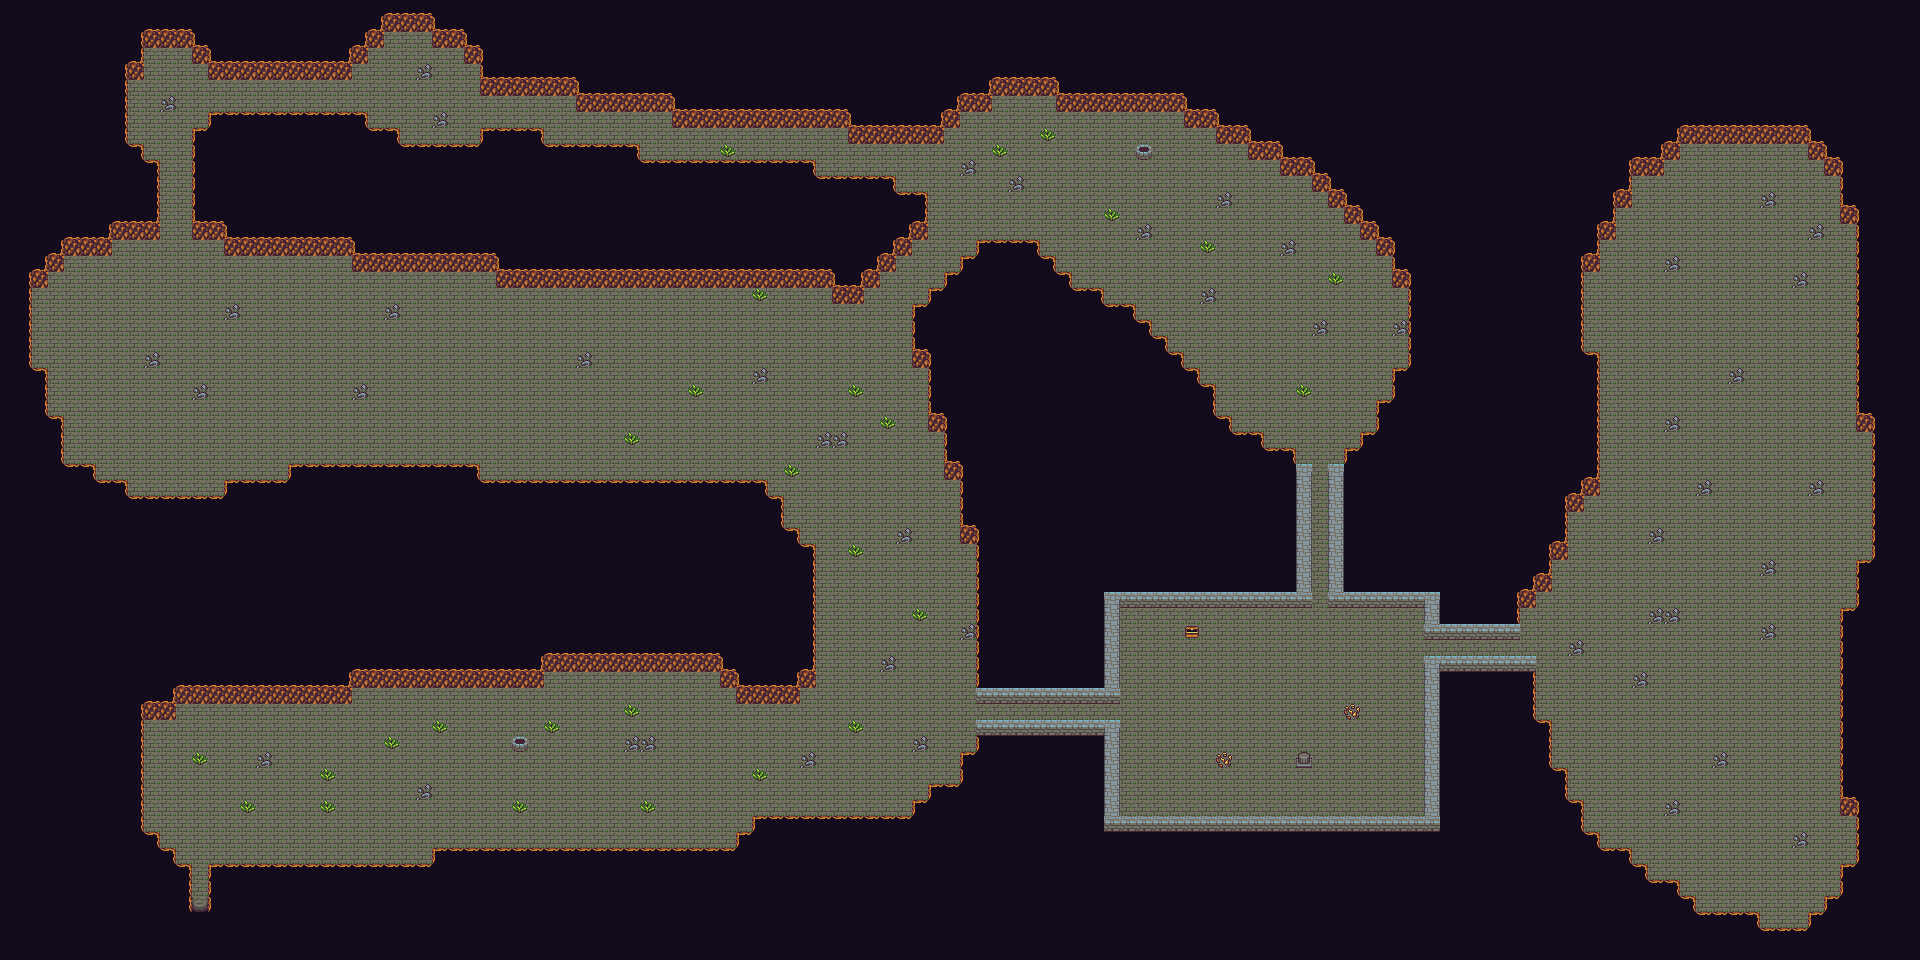

A 2D game scene composited from a Tiled map and its tileset images. What follows is a short description and the map's XML, with each tile layer's data collapsed to a summary:
An orthogonal 120x60 tile map with 16x16 px tiles, 3 tile layers (Ground, Roads, Decorations), 2 tilesets and 134 objects.

<map version="1.0" orientation="orthogonal" renderorder="right-down" width="120" height="60" tilewidth="16" tileheight="16" nextobjectid="291">
 <properties>
  <property name="music" value="dungeon.ogg" />
 </properties>
 <tileset firstgid="1" source="../tilesets/basictiles.tsx" />
 <tileset firstgid="121" source="../tilesets/objects.tsx" />
 <layer name="Ground" width="120" height="60">
  <data>[7200 cells, 7200 non-empty, 2 distinct tile ids]</data>
 </layer>
 <layer name="Roads" width="120" height="60">
  <data>[7200 cells, 0 non-empty, 0 distinct tile ids]</data>
 </layer>
 <layer name="Decorations" width="120" height="60">
  <data>[7200 cells, 936 non-empty, 20 distinct tile ids]</data>
 </layer>
 <objectgroup color="#ffff00" name="forest">
  <object id="283" x="0" y="512" width="576" height="448">
   <properties>
    <property name="level" value="5" />
   </properties>
  </object>
  <object id="285" x="576" y="0" width="400" height="960">
   <properties>
    <property name="level" value="7" />
   </properties>
  </object>
  <object id="286" x="976" y="0" width="544" height="464">
   <properties>
    <property name="level" value="7" />
   </properties>
  </object>
 </objectgroup>
 <objectgroup color="#ff0000" name="dungeon">
  <object id="136" x="1520" y="416" width="400" height="544" />
  <object id="141" x="1520" y="0" width="400" height="416">
   <properties>
    <property name="level" value="2" />
   </properties>
  </object>
  <object id="287" x="0" y="0" width="576" height="512" />
 </objectgroup>
 <objectgroup color="#55ff00" name="safe_zone">
  <object id="135" x="976" y="464" width="544" height="496" />
 </objectgroup>
 <objectgroup color="#5555ff" name="door">
  <object id="289" x="192" y="896" width="16" height="16">
   <properties>
    <property name="dest" value="0.tmx" />
   </properties>
  </object>
 </objectgroup>
 <objectgroup color="#000000" name="solid">
  <object id="142" x="1760" y="928" width="48" height="32" />
  <object id="143" x="1808" y="912" width="112" height="48" />
  <object id="144" x="1824" y="896" width="96" height="16" />
  <object id="145" x="1840" y="864" width="80" height="32" />
  <object id="146" x="1856" y="816" width="64" height="48" />
  <object id="147" x="1840" y="608" width="80" height="208" />
  <object id="148" x="1856" y="560" width="64" height="48" />
  <object id="149" x="1872" y="432" width="48" height="128" />
  <object id="151" x="1856" y="0" width="64" height="432" />
  <object id="152" x="1840" y="0" width="16" height="224" />
  <object id="153" x="1824" y="0" width="16" height="176" />
  <object id="154" x="1808" y="0" width="16" height="160" />
  <object id="155" x="1216" y="0" width="592" height="144" />
  <object id="156" x="1248" y="144" width="432" height="16" />
  <object id="157" x="1280" y="160" width="384" height="16" />
  <object id="158" x="1312" y="176" width="320" height="16" />
  <object id="159" x="1328" y="192" width="304" height="16" />
  <object id="160" x="1344" y="208" width="272" height="16" />
  <object id="161" x="1360" y="224" width="256" height="16" />
  <object id="162" x="1376" y="240" width="224" height="16" />
  <object id="163" x="1392" y="256" width="208" height="16" />
  <object id="164" x="1392" y="272" width="192" height="16" />
  <object id="165" x="1408" y="288" width="176" height="80" />
  <object id="166" x="1584" y="352" width="16" height="144" />
  <object id="167" x="1392" y="368" width="192" height="144" />
  <object id="168" x="1376" y="400" width="16" height="112" />
  <object id="169" x="1360" y="432" width="16" height="80" />
  <object id="170" x="1344" y="448" width="16" height="64" />
  <object id="171" x="1328" y="464" width="16" height="144" />
  <object id="172" x="1344" y="512" width="224" height="48" />
  <object id="173" x="1344" y="560" width="208" height="32" />
  <object id="174" x="1344" y="592" width="192" height="16" />
  <object id="175" x="1424" y="608" width="96" height="32" />
  <object id="176" x="1424" y="656" width="112" height="64" />
  <object id="177" x="1424" y="720" width="128" height="48" />
  <object id="178" x="1424" y="768" width="144" height="32" />
  <object id="179" x="1424" y="800" width="160" height="32" />
  <object id="181" x="752" y="816" width="672" height="144" />
  <object id="182" x="976" y="720" width="144" height="96" />
  <object id="183" x="912" y="800" width="208" height="16" />
  <object id="184" x="928" y="784" width="192" height="16" />
  <object id="185" x="960" y="752" width="160" height="32" />
  <object id="187" x="976" y="608" width="144" height="96" />
  <object id="188" x="976" y="544" width="336" height="64" />
  <object id="189" x="960" y="480" width="352" height="64" />
  <object id="190" x="944" y="464" width="368" height="16" />
  <object id="191" x="944" y="448" width="352" height="16" />
  <object id="192" x="944" y="432" width="320" height="16" />
  <object id="193" x="928" y="416" width="304" height="16" />
  <object id="194" x="928" y="384" width="288" height="32" />
  <object id="195" x="928" y="368" width="272" height="16" />
  <object id="196" x="912" y="352" width="272" height="16" />
  <object id="198" x="976" y="240" width="64" height="16" />
  <object id="199" x="960" y="256" width="96" height="16" />
  <object id="200" x="944" y="272" width="128" height="16" />
  <object id="201" x="928" y="288" width="176" height="16" />
  <object id="202" x="912" y="304" width="224" height="16" />
  <object id="203" x="912" y="320" width="240" height="16" />
  <object id="204" x="912" y="336" width="256" height="16" />
  <object id="206" x="1424" y="832" width="176" height="16" />
  <object id="207" x="1424" y="848" width="208" height="16" />
  <object id="208" x="1424" y="864" width="224" height="16" />
  <object id="209" x="1424" y="880" width="256" height="16" />
  <object id="210" x="1424" y="896" width="272" height="16" />
  <object id="211" x="1424" y="912" width="336" height="48" />
  <object id="212" x="736" y="832" width="16" height="128" />
  <object id="213" x="432" y="848" width="304" height="112" />
  <object id="215" x="208" y="864" width="224" height="96" />
  <object id="216" x="192" y="912" width="16" height="48" />
  <object id="217" x="0" y="864" width="192" height="96" />
  <object id="218" x="0" y="848" width="176" height="16" />
  <object id="219" x="0" y="832" width="160" height="16" />
  <object id="222" x="0" y="720" width="144" height="112" />
  <object id="223" x="0" y="496" width="176" height="224" />
  <object id="224" x="176" y="496" width="176" height="208" />
  <object id="225" x="224" y="480" width="544" height="16" />
  <object id="226" x="288" y="464" width="192" height="16" />
  <object id="227" x="352" y="496" width="192" height="192" />
  <object id="228" x="544" y="496" width="176" height="176" />
  <object id="229" x="720" y="496" width="16" height="192" />
  <object id="230" x="736" y="496" width="48" height="208" />
  <object id="231" x="800" y="544" width="16" height="144" />
  <object id="232" x="784" y="528" width="16" height="176" />
  <object id="233" x="0" y="480" width="128" height="16" />
  <object id="234" x="0" y="464" width="96" height="16" />
  <object id="235" x="0" y="416" width="64" height="48" />
  <object id="236" x="0" y="368" width="48" height="48" />
  <object id="238" x="0" y="288" width="32" height="80" />
  <object id="239" x="0" y="272" width="48" height="16" />
  <object id="240" x="0" y="256" width="64" height="16" />
  <object id="241" x="0" y="240" width="112" height="16" />
  <object id="243" x="0" y="160" width="160" height="80" />
  <object id="244" x="0" y="144" width="144" height="16" />
  <object id="246" x="0" y="80" width="128" height="64" />
  <object id="248" x="0" y="0" width="144" height="80" />
  </objectgroup>
 <objectgroup name="Objects">
  <!-- 1 objects omitted --></objectgroup>
</map>
<!-- 31 of 134 objects omitted -->
